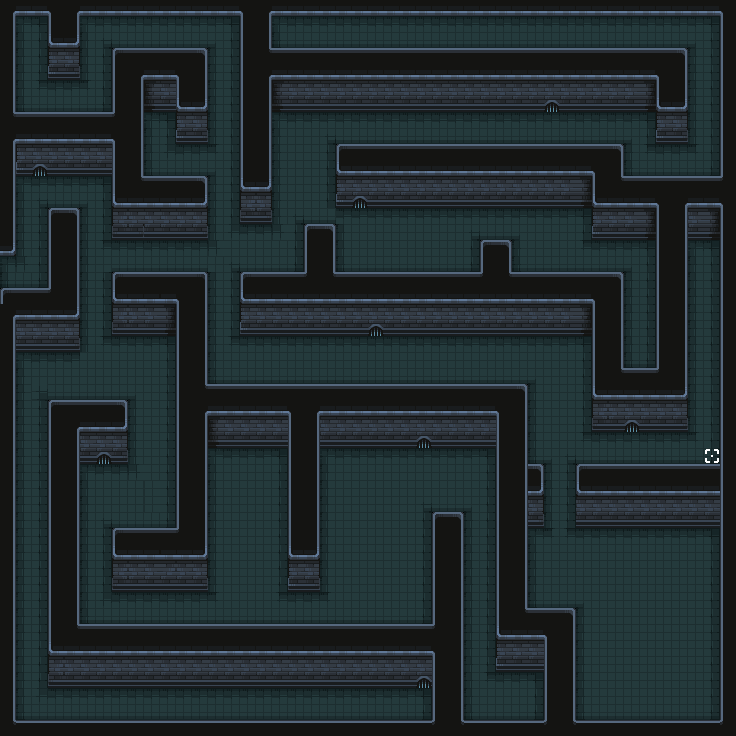

This is a level from a 2D game, rendered from its Tiled map with the project's own tilesets. A one-line summary and the map file follow, with tile-layer data summarised:
An orthogonal 46x46 tile map with 16x16 px tiles, 2 tile layers (Map, Box Stop), 2 tilesets and 63 objects (15x Saw, BoxStop, Gate, Fire, Player, ...).

<map version="1.10" tiledversion="1.10.2" orientation="orthogonal" renderorder="right-down" width="46" height="46" tilewidth="16" tileheight="16" infinite="0" nextlayerid="5" nextobjectid="80">
 <tileset firstgid="1" name="dark_dungeon_tilemap" tilewidth="16" tileheight="16" tilecount="625" columns="25">
  <image source="../images/Terrain/dark_dungeon_tilemap.png" width="400" height="400" />
 </tileset>
 <tileset firstgid="626" source="kenny_tilemap.tsx" />
 <layer id="1" name="Map" width="46" height="46">
  <data>[2116 cells, 2116 non-empty, 44 distinct tile ids]</data>
 </layer>
 <objectgroup id="3" name="Spawnpoints">
  <object id="45" name="BoxStop" type="BoxStop" x="704" y="448" width="16" height="16" />
  <object id="47" name="Gate" type="Gate" x="544" y="464" width="32" height="64" />
  <object id="48" name="Fire" type="Fire" x="592" y="608" width="96" height="96" />
  <object id="56" name="Saw" type="Saw" x="384" y="256" width="16" height="16">
   <properties>
    <property name="isVertical" type="bool" value="false" />
    <property name="offNeg" type="float" value="3" />
    <property name="offPos" type="float" value="5" />
   </properties>
  </object>
  <object id="57" name="Saw" type="Saw" x="320" y="112" width="16" height="16">
   <properties>
    <property name="isVertical" type="bool" value="false" />
    <property name="offNeg" type="float" value="3" />
    <property name="offPos" type="float" value="5" />
   </properties>
  </object>
  <object id="58" name="Saw" type="Saw" x="416" y="208" width="16" height="16">
   <properties>
    <property name="isVertical" type="bool" value="false" />
    <property name="offNeg" type="float" value="3" />
    <property name="offPos" type="float" value="5" />
   </properties>
  </object>
  <object id="59" name="Saw" type="Saw" x="560" y="240" width="16" height="16">
   <properties>
    <property name="isVertical" type="bool" value="false" />
    <property name="offNeg" type="float" value="3" />
    <property name="offPos" type="float" value="5" />
   </properties>
  </object>
  <object id="60" name="Saw" type="Saw" x="336" y="480" width="16" height="16">
   <properties>
    <property name="isVertical" type="bool" value="true" />
    <property name="offNeg" type="float" value="2" />
    <property name="offPos" type="float" value="4" />
   </properties>
  </object>
  <object id="61" name="Saw" type="Saw" x="368" y="528" width="16" height="16">
   <properties>
    <property name="isVertical" type="bool" value="true" />
    <property name="offNeg" type="float" value="4" />
    <property name="offPos" type="float" value="3" />
   </properties>
  </object>
  <object id="62" name="Saw" type="Saw" x="400" y="480" width="16" height="16">
   <properties>
    <property name="isVertical" type="bool" value="true" />
    <property name="offNeg" type="float" value="2" />
    <property name="offPos" type="float" value="5" />
   </properties>
  </object>
  <object id="63" name="Saw" type="Saw" x="336" y="592" width="16" height="16">
   <properties>
    <property name="isVertical" type="bool" value="false" />
    <property name="offNeg" type="float" value="7" />
    <property name="offPos" type="float" value="3" />
   </properties>
  </object>
  <object id="65" name="Saw" type="Saw" x="224" y="576" width="16" height="16">
   <properties>
    <property name="isVertical" type="bool" value="true" />
    <property name="offNeg" type="float" value="6" />
    <property name="offPos" type="float" value="1" />
   </properties>
  </object>
  <object id="44" name="Player" type="Player" x="32" y="256" />
  <object id="66" name="Box" type="Box" x="560" y="384" width="16" height="16">
   <properties>
    <property name="hasKey" type="bool" value="false" />
   </properties>
  </object>
  <object id="71" name="Saw" type="Saw" x="240" y="336" width="16" height="16">
   <properties>
    <property name="isVertical" type="bool" value="false" />
    <property name="offNeg" type="float" value="2" />
    <property name="offPos" type="float" value="15" />
   </properties>
  </object>
  <object id="72" name="Saw" type="Saw" x="464" y="368" width="16" height="16">
   <properties>
    <property name="isVertical" type="bool" value="false" />
    <property name="offNeg" type="float" value="15" />
    <property name="offPos" type="float" value="3" />
   </properties>
  </object>
  <object id="73" name="Saw" type="Saw" x="256" y="464" width="16" height="16">
   <properties>
    <property name="isVertical" type="bool" value="true" />
    <property name="offNeg" type="float" value="0" />
    <property name="offPos" type="float" value="6" />
   </properties>
  </object>
  <object id="74" name="Saw" type="Saw" x="208" y="256" width="16" height="16">
   <properties>
    <property name="isVertical" type="bool" value="true" />
    <property name="offNeg" type="float" value="6" />
    <property name="offPos" type="float" value="3" />
   </properties>
  </object>
  <object id="75" name="Saw" type="Saw" x="144" y="416" width="16" height="16">
   <properties>
    <property name="isVertical" type="bool" value="true" />
    <property name="offNeg" type="float" value="0" />
    <property name="offPos" type="float" value="6" />
   </properties>
  </object>
  <object id="76" name="Saw" type="Saw" x="48" y="704" width="16" height="16">
   <properties>
    <property name="isVertical" type="bool" value="false" />
    <property name="offNeg" type="float" value="2" />
    <property name="offPos" type="float" value="7" />
   </properties>
  </object>
 </objectgroup>
 <layer id="2" name="Box Stop" width="46" height="46" locked="1">
  <data>[2116 cells, 1 non-empty, 1 distinct tile ids]</data>
 </layer>
 <objectgroup id="4" name="Collisions">
  <object id="2" x="0" y="0" width="720" height="16" />
  <object id="3" x="0" y="16" width="16" height="240" />
  <object id="4" x="0" y="288" width="16" height="448" />
  <object id="5" x="16" y="720" width="704" height="16" />
  <object id="7" x="16" y="112" width="96" height="48" />
  <object id="8" x="112" y="48" width="32" height="128" />
  <object id="9" x="112" y="176" width="96" height="48" />
  <object id="10" x="144" y="48" width="32" height="48" />
  <object id="11" x="176" y="48" width="32" height="80" />
  <object id="12" x="48" y="16" width="32" height="48" />
  <object id="13" x="240" y="16" width="32" height="192" />
  <object id="14" x="272" y="48" width="384" height="48" />
  <object id="15" x="656" y="48" width="32" height="80" />
  <object id="16" x="336" y="144" width="256" height="48" />
  <object id="17" x="592" y="144" width="32" height="80" />
  <object id="18" x="624" y="176" width="32" height="48" />
  <object id="19" x="656" y="176" width="64" height="48" />
  <object id="20" x="656" y="224" width="32" height="144" />
  <object id="21" x="592" y="368" width="96" height="48" />
  <object id="22" x="592" y="272" width="32" height="96" />
  <object id="23" x="240" y="272" width="352" height="48" />
  <object id="24" x="304" y="224" width="32" height="48" />
  <object id="25" x="480" y="240" width="32" height="32" />
  <object id="26" x="16" y="288" width="64" height="48" />
  <object id="27" x="48" y="208" width="32" height="80" />
  <object id="28" x="112" y="272" width="96" height="48" />
  <object id="29" x="176" y="320" width="32" height="208" />
  <object id="30" x="112" y="528" width="96" height="48" />
  <object id="31" x="208" y="384" width="320" height="48" />
  <object id="32" x="288" y="432" width="32" height="144" />
  <object id="33" x="432" y="512" width="32" height="224" />
  <object id="35" x="496" y="432" width="32" height="176" />
  <object id="36" x="496" y="608" width="80" height="48" />
  <object id="37" x="544" y="656" width="32" height="64" />
  <object id="39" x="528" y="464" width="16" height="48" />
  <object id="40" x="48" y="400" width="80" height="48" />
  </objectgroup>
</map>
<!-- 7 of 63 objects omitted -->
